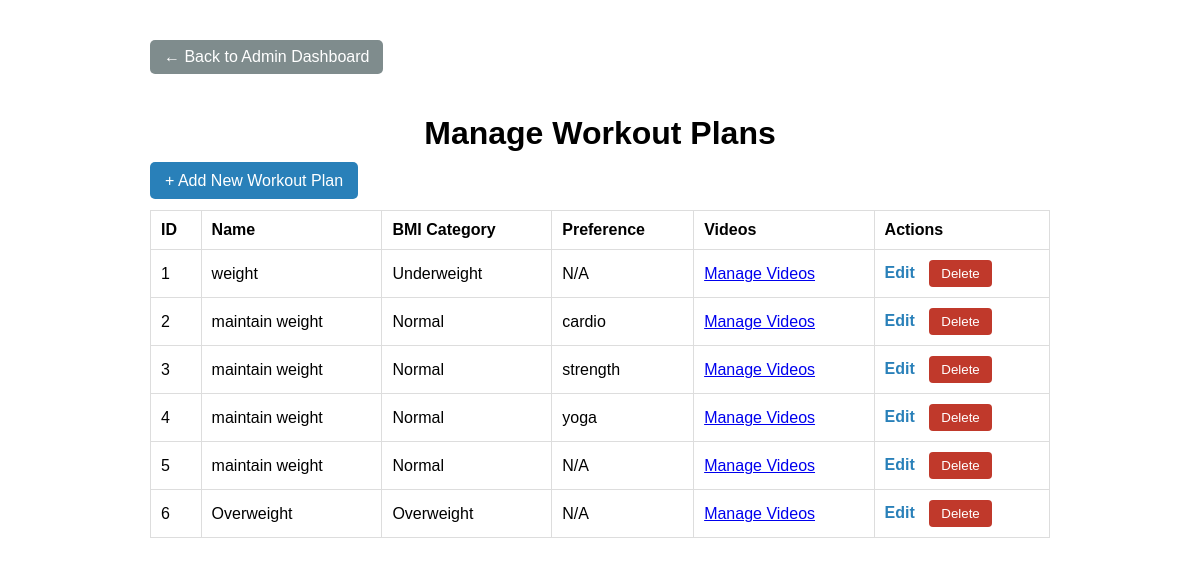
/admin/workout-plans (signed in), run on the app's committed database.
### app.py (models this page shows)
class WorkoutPlan(db.Model):
    __tablename__ = 'workout_plans'
    id = db.Column(db.Integer, primary_key=True)
    name = db.Column(db.String(100), nullable=False)  # e.g. 'Underweight Plan'
    bmi_category = db.Column(db.String(50), nullable=False)  # e.g. 'underweight', 'normal', 'overweight'
    preference = db.Column(db.String(50), nullable=True)  # e.g. 'cardio', 'strength', 'yoga' for normal BMI plans
    videos = db.relationship('WorkoutVideo', backref='plan', cascade="all, delete-orphan")

### app.py (the view)
@app.route('/admin/workout-plans')
@admin_required
def admin_workout_plans():
    plans = WorkoutPlan.query.all()
    return render_template('admin_workout_plans.html', plans=plans)

### app.py (called while the page is built)
def admin_required(f):
    @wraps(f)
    def decorated_function(*args, **kwargs):
        user_id = session.get('user_id')
        if not user_id:
            flash("Please log in first.", "warning")
            return redirect(url_for('signin'))
        user = db.session.get(User, user_id)
        if not user or not user.admin:
            flash("You do not have permission to access this page.", "danger")
            return redirect(url_for('signin'))
        return f(*args, **kwargs)
    return decorated_function

### templates/admin_workout_plans.html (shortened to what this page needs)
<!DOCTYPE html>
<html lang="en">
<head>
</head>
<body>
  <a href="{{ url_for('admin_dashboard') }}" class="back-button">← Back to Admin Dashboard</a>
  <h1>Manage Workout Plans</h1>
  <a href="{{ url_for('admin_add_workout_plan') }}" class="button">+ Add New Workout Plan</a>
  <table>
    <thead>
      <tr>
        <th>ID</th>
        <th>Name</th>
        <th>BMI Category</th>
        <th>Preference</th>
        <th>Videos</th>
        <th>Actions</th>
      </tr>
    </thead>
    <tbody>
      {% for plan in plans %}
      <tr>
        <td>{{ plan.id }}</td>
        <td>{{ plan.name }}</td>
        <td>{{ plan.bmi_category }}</td>
        <td>{{ plan.preference or "N/A" }}</td>
        <td><a href="{{ url_for('admin_workout_plan_videos', plan_id=plan.id) }}">Manage Videos</a></td>
        <td>
          <a href="{{ url_for('admin_edit_workout_plan', plan_id=plan.id) }}" class="action-link">Edit</a>
          <form action="{{ url_for('admin_delete_workout_plan', plan_id=plan.id) }}" method="POST" onsubmit="return confirm('Delete this workout plan?');">
            <button type="submit" class="delete-btn">Delete</button>
          </form>
        </td>
      </tr>
      {% else %}
      <tr><td colspan="6" style="text-align:center; padding: 20px;">No workout plans found.</td></tr>
      {% endfor %}
    </tbody>
  </table>
</body>
</html>

### templates/admin_workout_plans.html (style rules this page uses)
body { font-family: Arial, sans-serif; max-width: 900px; margin: 40px auto; }
h1 { text-align: center; margin-bottom: 20px; }
a.button { background: #2980b9; color: white; padding: 10px 15px; text-decoration: none; border-radius: 5px; }
table { width: 100%; border-collapse: collapse; margin-top: 20px; }
th, td { padding: 10px; border: 1px solid #ddd; text-align: left; }
a.action-link { margin-right: 10px; color: #2980b9; text-decoration: none; font-weight: 600; }
form { display: inline; }
button.delete-btn { background: #c0392b; border: none; color: white; padding: 6px 12px; cursor: pointer; border-radius: 4px; }
.back-button { background: #7f8c8d; color: white; padding: 8px 14px; text-decoration: none; border-radius: 5px; display: inline-block; margin-bottom: 20px; }

### data on the page
WorkoutPlan: id "1", name "weight", bmi_category "Underweight", preference "N/A"
WorkoutPlan: id "2", name "maintain weight", bmi_category "Normal", preference "cardio"
WorkoutPlan: id "3", name "maintain weight", bmi_category "Normal", preference "strength"
WorkoutPlan: id "4", name "maintain weight", bmi_category "Normal", preference "yoga"
WorkoutPlan: id "5", name "maintain weight", bmi_category "Normal", preference "N/A"
WorkoutPlan: id "6", name "Overweight", bmi_category "Overweight", preference "N/A"
